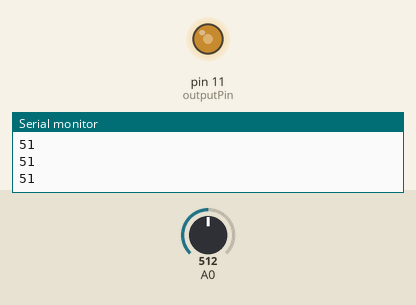
Simulated run of this sketch. Board: Arduino Uno, built with avr-gcc and run on an emulated ATmega328P. Parts: output pins drawn as LEDs (lit = HIGH), the last lines printed to the serial monitor. The inputs (shaded band) are chosen by the test bench; at power-on: A0 = 512.

Above: at 1.2 s.
1.3 s: A0 set to 716
At 2.3 s:
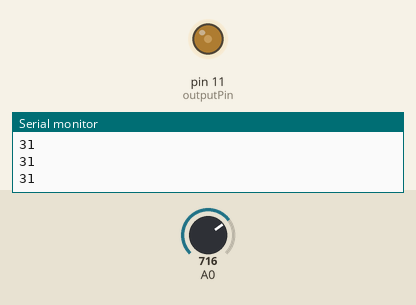
2.8 s: A0 set to 900
At 3.5 s:
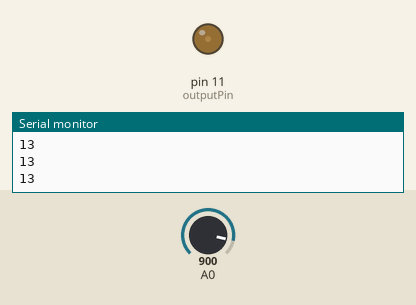
4.3 s: A0 set to 122
At 5.5 s:
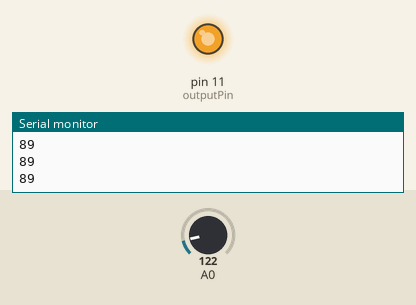
5.8 s: A0 set to 511
At 6.9 s:
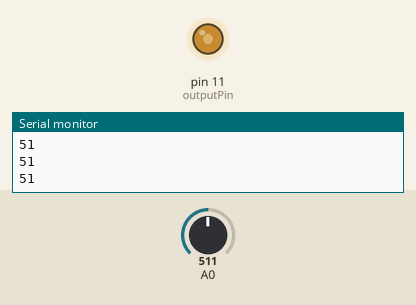
Timing chart, 0 to 8.3 s (numbered marks = the images above; inputs shaded):
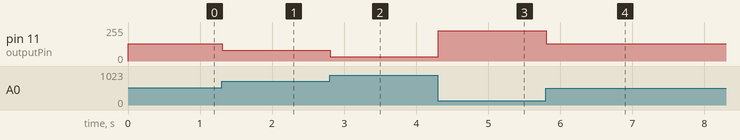

Measured:
- after the input at 1.3 s, pin 11 (outputPin): 130/255 → 79/255 at once
- after the input at 2.8 s, pin 11 (outputPin): 79/255 → 33/255 at once
- after the input at 4.3 s, pin 11 (outputPin): 33/255 → 226/255 at once
- after the input at 5.8 s, pin 11 (outputPin): 226/255 → 130/255 at once

The sketch:

SimplePotentiometer_Ac_Dimmer_RBDdimmer.ino
```cpp
/**************
 *  RobotDyn
 *  Dimmer Library
 *  **************
 *
 *  The following sketch is meant to to define dimming value through potentiometer,
 *  The potentiometer values are changing in range from 0 to 1023
 *  potentiometer values are converted through the map function to values from 0 to 100% and saved in dimmer.setPower(outVal);
 *  Serial.begin is used to display dimming values
 *
 *
 *  ---------------------- OUTPUT & INPUT Pin table ---------------------
 *  +---------------+-------------------------+-------------------------+
 *  |   Board       | INPUT Pin               | OUTPUT Pin              |
 *  |               | Zero-Cross              |                         |
 *  +---------------+-------------------------+-------------------------+
 *  | Lenardo       | D7 (NOT CHANGABLE)      | D0-D6, D8-D13           |
 *  +---------------+-------------------------+-------------------------+
 *  | Mega          | D2 (NOT CHANGABLE)      | D0-D1, D3-D70           |
 *  +---------------+-------------------------+-------------------------+
 *  | Uno           | D2 (NOT CHANGABLE)      | D0-D1, D3-D20           |
 *  +---------------+-------------------------+-------------------------+
 *  | ESP8266       | D1(IO5),    D2(IO4),    | D0(IO16),   D1(IO5),    |
 *  |               | D5(IO14),   D6(IO12),   | D2(IO4),    D5(IO14),   |
 *  |               | D7(IO13),   D8(IO15),   | D6(IO12),   D7(IO13),   |
 *  |               |                         | D8(IO15)                |
 *  +---------------+-------------------------+-------------------------+
 *  | ESP32         | 4(GPI36),   6(GPI34),   | 8(GPO32),   9(GP033),   |
 *  |               | 5(GPI39),   7(GPI35),   | 10(GPIO25), 11(GPIO26), |
 *  |               | 8(GPO32),   9(GP033),   | 12(GPIO27), 13(GPIO14), |
 *  |               | 10(GPI025), 11(GPIO26), | 14(GPIO12), 16(GPIO13), |
 *  |               | 12(GPIO27), 13(GPIO14), | 23(GPIO15), 24(GPIO2),  |
 *  |               | 14(GPIO12), 16(GPIO13), | 25(GPIO0),  26(GPIO4),  |
 *  |               | 21(GPIO7),  23(GPIO15), | 27(GPIO16), 28(GPIO17), |
 *  |               | 24(GPIO2),  25(GPIO0),  | 29(GPIO5),  30(GPIO18), |
 *  |               | 26(GPIO4),  27(GPIO16), | 31(GPIO19), 33(GPIO21), |
 *  |               | 28(GPIO17), 29(GPIO5),  | 34(GPIO3),  35(GPIO1),  |
 *  |               | 30(GPIO18), 31(GPIO19), | 36(GPIO22), 37(GPIO23), |
 *  |               | 33(GPIO21), 35(GPIO1),  |                         |
 *  |               | 36(GPIO22), 37(GPIO23), |                         |
 *  +---------------+-------------------------+-------------------------+
 *  | Arduino M0    | D7 (NOT CHANGABLE)      | D0-D6, D8-D13           |
 *  | Arduino Zero  |                         |                         |
 *  +---------------+-------------------------+-------------------------+
 *  | Arduino Due   | D0-D53                  | D0-D53                  |
 *  +---------------+-------------------------+-------------------------+
 *  | STM32         | PA0-PA15,PB0-PB15       | PA0-PA15,PB0-PB15       |
 *  | Black Pill    | PC13-PC15               | PC13-PC15               |
 *  | BluePill      |                         |                         |
 *  | Etc...        |                         |                         |
 *  +---------------+-------------------------+-------------------------+
 */

#include <RBDdimmer.h>//

//#define USE_SERIAL  SerialUSB //Serial for boards whith USB serial port
#define USE_SERIAL  Serial
#define outputPin  11
#define zerocross  2 // for boards with CHANGEBLE input pins

//dimmerLamp dimmer(outputPin, zerocross); //initialase port for dimmer for ESP8266, ESP32, Arduino due boards
dimmerLamp dimmer(outputPin); //initialase port for dimmer for MEGA, Leonardo, UNO, Arduino M0, Arduino Zero

int outVal = 0;

void setup() {
  USE_SERIAL.begin(9600);
  dimmer.begin(NORMAL_MODE, ON); //dimmer initialisation: name.begin(MODE, STATE)
}

void loop()
{
  outVal = map(analogRead(0), 1, 1024, 100, 0); // analogRead(analog_pin), min_analog, max_analog, 100%, 0%);
  USE_SERIAL.println(outVal);
  dimmer.setPower(outVal); // name.setPower(0%-100%)
}
```
